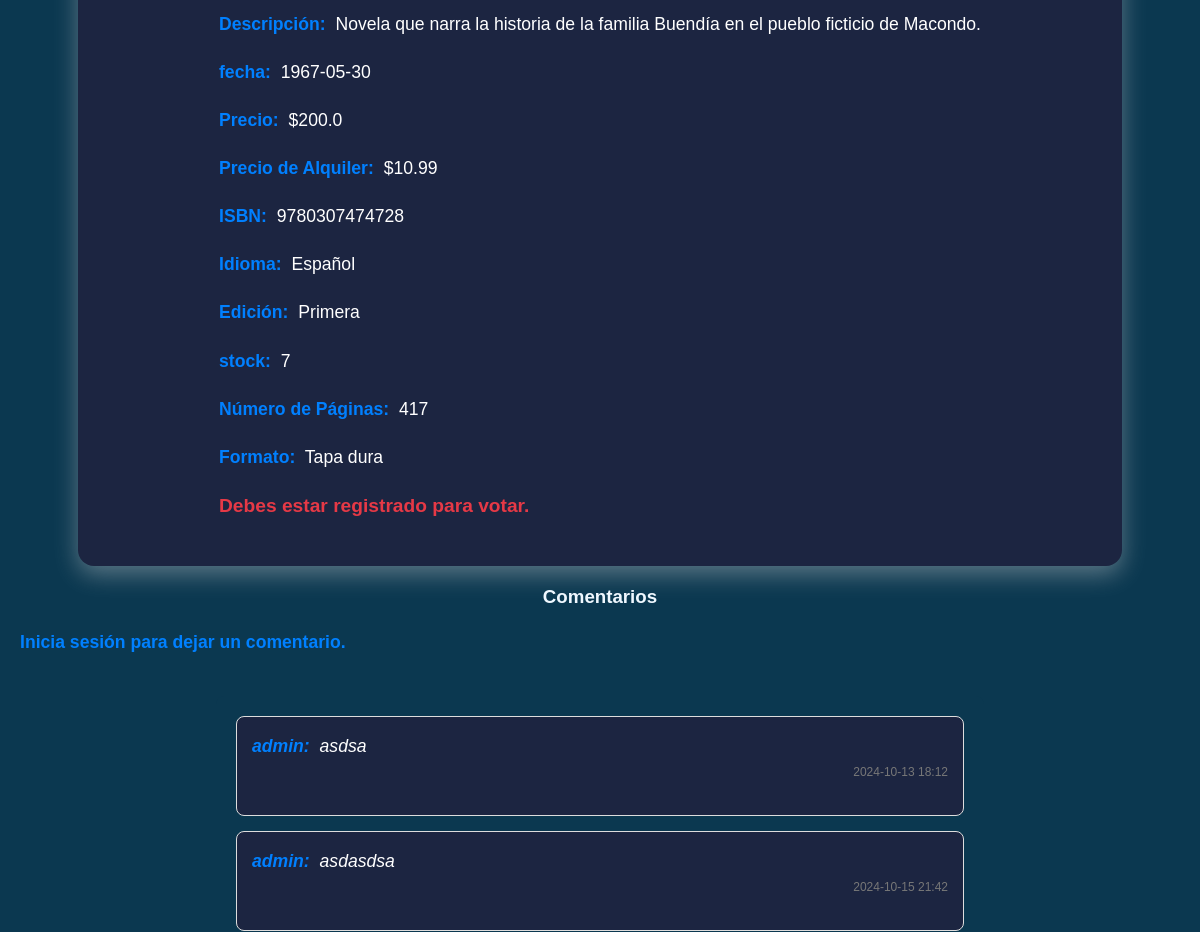
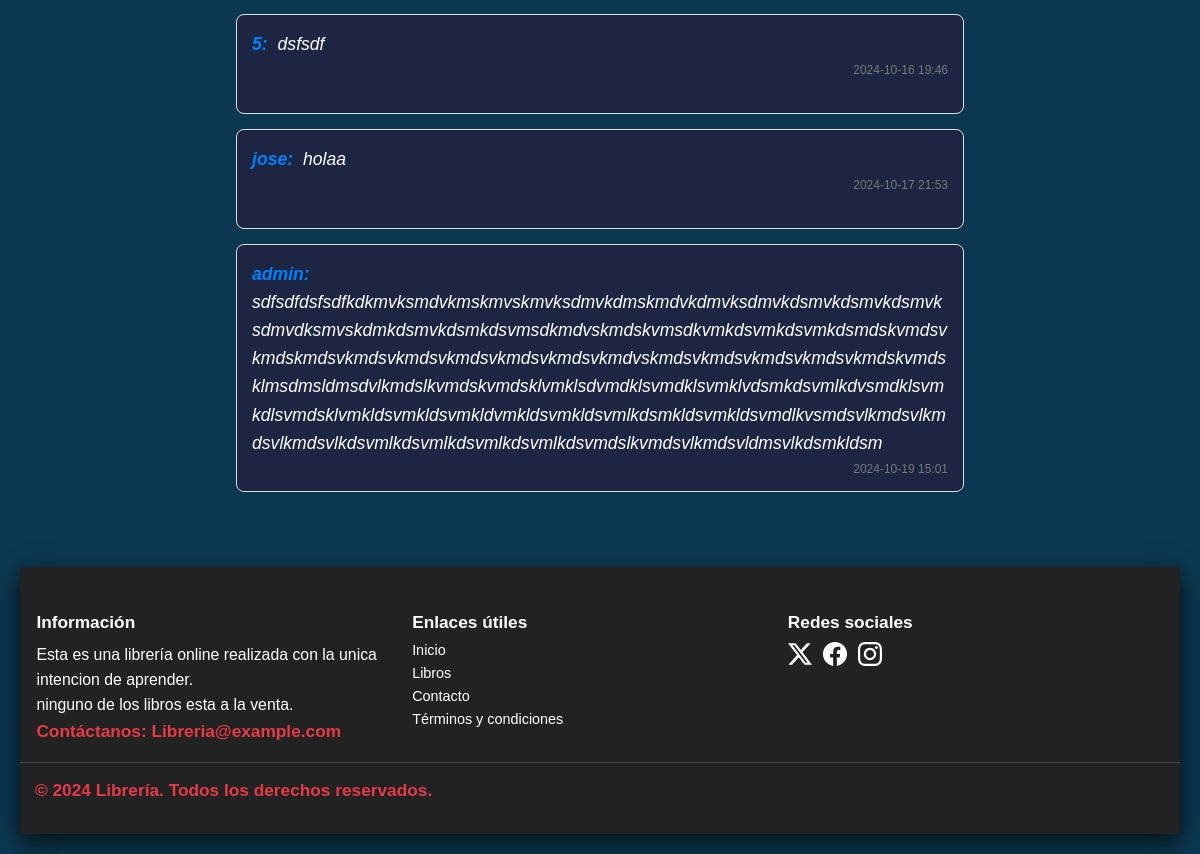
The app's page /libros/1 (lower part), older data (2 pictures, top to bottom).
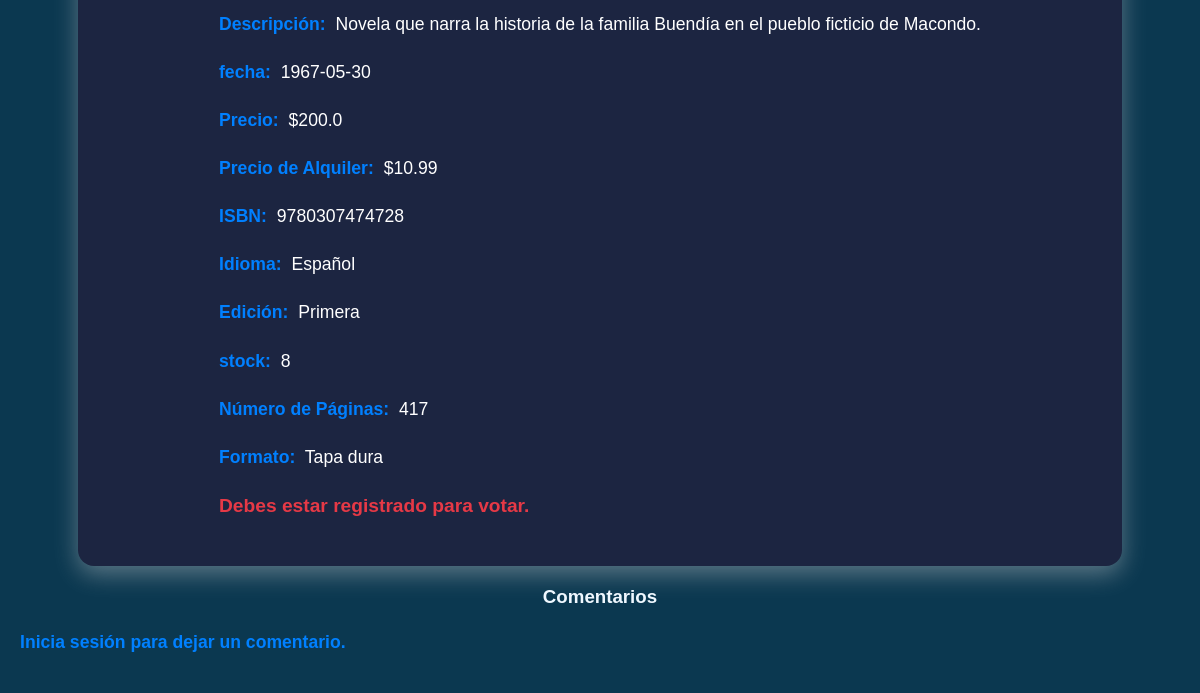
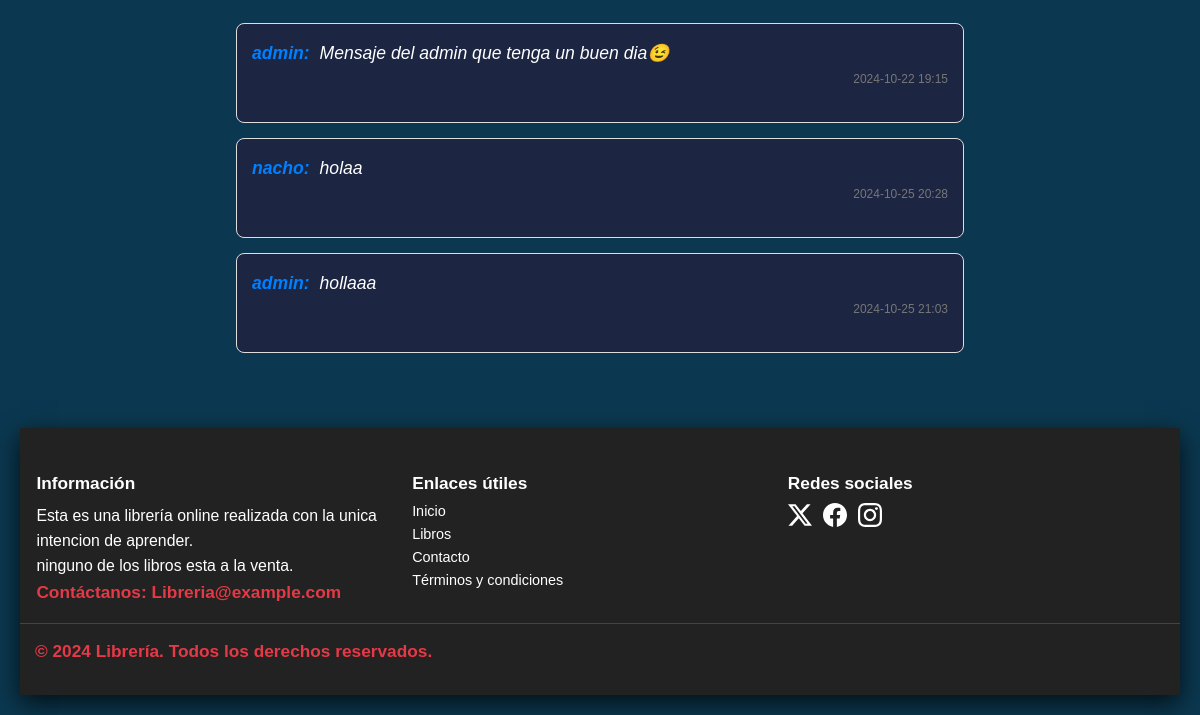
The same page, newer data (2 pictures, top to bottom).
### models/controladordatabase.py (models this page shows, shortened)
class Libros(db.Model):
    __tablename__ = 'Libros'
    id = db.Column(db.Integer, primary_key=True)
    titulo = db.Column(db.String(100), nullable=False)
    descripcion = db.Column(db.Text, nullable=True)
    fecha_emision = db.Column(db.Text, nullable=False, default=date.today)
    stock = db.Column(db.Integer, nullable=False)
    precio = db.Column(db.Float, nullable=False)
    precio_alquiler = db.Column(db.Float, nullable=True)
    img = db.Column(db.String(200), nullable=True, default="sinimagen.jpg")
    id_autor = db.Column(db.Integer, db.ForeignKey('Autores.id'), nullable=False)
    id_genero = db.Column(db.Integer, db.ForeignKey('Generos.id'), nullable=False)
    id_editorial = db.Column(db.Integer, db.ForeignKey('Editorial.id'), nullable=True)
    isbn = db.Column(db.String(13), unique=True, nullable=True)
    idioma = db.Column(db.String(50), nullable=True)
    edicion = db.Column(db.String(50), nullable=True)
    paginas = db.Column(db.Integer, nullable=True)
    fecha_publicacion = db.Column(db.Text, nullable=True,  default=date.today)
    formato = db.Column(db.Enum('Tapa dura', 'Tapa blanda', 'eBook', 'Audiolibro', 'Otro'), nullable=True)
    calificacion_promedio = db.Column(db.Float, nullable=True, default=0.0)
    prestamos = db.relationship('Prestamo', backref='libro', lazy=True)
    comentarios = db.relationship('Comentario', backref='libro', lazy=True)

class Comentario(db.Model):
    __tablename__ = 'Comentarios'
    id = db.Column(db.Integer, primary_key=True)
    id_libro = db.Column(db.Integer, db.ForeignKey('Libros.id'), nullable=False)
    id_usuario = db.Column(db.Integer, db.ForeignKey('Usuario.id'), nullable=False)
    comentario = db.Column(db.Text, nullable=False)
    fecha = db.Column(db.DateTime, default=datetime.utcnow, nullable=False)
    usuario = db.relationship('Usuario', backref='comentarios', lazy=True)

class Usuario(db.Model):
    __tablename__ = 'Usuario'
    id = db.Column(db.Integer, primary_key=True)
    nombre = db.Column(db.String(100), nullable=False)
    correo = db.Column(db.String(100), unique=True, nullable=True)
    contrasena = db.Column(db.String(100), nullable=False)
    tel_cel = db.Column(db.String(20), nullable=True, default='12345678')
    rol = db.Column(db.Enum('admin', 'comun'), nullable=True, default='comun')
    prestamos = db.relationship('Prestamo', backref='usuario', lazy=True)

### routes/libros.py (the view, shortened to what this page needs)
@libros.route('/libros/<int:libro_id>')
def detalle(libro_id):
    libro = Libros.query.get_or_404(libro_id)
    promedio_calificacion = db.session.query(db.func.avg(Votacion.calificacion)).filter(Votacion.id_libro == libro_id).scalar()
    if promedio_calificacion is None:
        promedio_calificacion = 0  # Asigna 0 si no hay calificaciones aún
    if "nombre" not in session:
        return render_template('libros/detalle.html', libro=libro, promedio_calificacion=promedio_calificacion)

### templates/libros/detalle.html (shortened to what this page needs)
{% extends 'layout.html' %}
{% block content %}
<div class="book-card" style="width: 90%;">
<main id="main" class="flexbox-col" style="background-color: var(--color-azul-marino);">
    <p><strong>Descripción:</strong> {{ libro.descripcion }}</p>
    <p><strong>fecha:</strong> {{ libro.fecha_emision if libro.fecha_emision else 'Fecha Desconocida' }}</p>
    <p><strong>Precio:</strong> ${{ libro.precio }}</p>
    <p><strong>Precio de Alquiler:</strong> ${{ libro.precio_alquiler if libro.precio_alquiler else 'N/A' }}</p>
    <p><strong>ISBN:</strong> {{ libro.isbn if libro.isbn else 'Deconocido'}}</p>
    <p><strong>Idioma:</strong> {{ libro.idioma }}</p>
    <p><strong>Edición:</strong> {{ libro.edicion }}</p>
    <p><strong>stock:</strong> {{ libro.stock }}</p>
    <p><strong>Número de Páginas:</strong> {{ libro.paginas }}</p>
    <p><strong>Formato:</strong> {{ libro.formato }}</p>
            {% if "nombre" in session %}
            <h2 style="color: aliceblue;">Puntuar libro</h2>
            <form method="POST" action="{{ url_for('votaciones.votar', libro_id=libro.id) }}" id="ratingForm">
                <div class="rating">
                    <input type="radio" id="star5" name="calificacion" value="5" {% if votacion and votacion.calificacion == 5 %}checked{% endif %}>
                    <label for="star5" title="5 estrellas"></label>
                    <input type="radio" id="star4" name="calificacion" value="4" {% if votacion and votacion.calificacion == 4 %}checked{% endif %}>
                    <label for="star4" title="4 estrellas"></label>
                    <input type="radio" id="star3" name="calificacion" value="3" {% if votacion and votacion.calificacion == 3 %}checked{% endif %}>
                    <label for="star3" title="3 estrellas"></label>
                    <input type="radio" id="star2" name="calificacion" value="2" {% if votacion and votacion.calificacion == 2 %}checked{% endif %}>
                    <label for="star2" title="2 estrellas"></label>
                    <input type="radio" id="star1" name="calificacion" value="1" {% if votacion and votacion.calificacion == 1 %}checked{% endif %}>
                    <label for="star1" title="1 estrella"></label>
                </div>
            </form>
            <script>
                // Agregar un event listener a todos los inputs de radio
                document.querySelectorAll('.rating input').forEach(function(radio) {
                    radio.addEventListener('change', function() {
                        // Enviar el formulario automáticamente cuando se selecciona una estrella
                        document.getElementById('ratingForm').submit();
                    });
                });
            </script>
        {% else %}
            <p>Debes estar registrado para votar.</p>
        {% endif %}
</main>
</div>
    <h3 style="color: aliceblue;">Comentarios</h3>
{% if "nombre" in session %}
    <form method="POST" action="{{ url_for('votaciones.agregar_comentario', libro_id=libro.id) }}">
        <textarea name="comentario" placeholder="Escribe tu comentario aquí..." rows="4" required class="comentariotextarea"></textarea>
        <button type="submit">Comentar</button>
    </form>
{% else %}
    <p><strong>Inicia sesión para dejar un comentario.</strong></p>
{% endif %}
<div class="comments-section">
    {% if libro.comentarios %}
        <ul>
        {% for comentario in libro.comentarios %}
            <li>
                <p><strong>{{ comentario.usuario.nombre }}:</strong> {{ comentario.comentario }}</p>
                <small>{{ comentario.fecha.strftime('%Y-%m-%d %H:%M') }}</small>
            </li>
        {% endfor %}
        </ul>
    {% else %}
        <p>No hay comentarios aún. ¡Sé el primero en comentar!</p>
    {% endif %}
</div>
{% endblock %}

Row changes from the older to the newer data that the page shows:
removed Comentario: usuario.nombre "admin", comentario "asdsa", fecha "2024-10-13 18:12"
removed Comentario: usuario.nombre "admin", comentario "asdasdsa", fecha "2024-10-15 21:42"
removed Comentario: usuario.nombre "5", comentario "dsfsdf", fecha "2024-10-16 19:46"
removed Comentario: usuario.nombre "jose", comentario "holaa", fecha "2024-10-17 21:53"
removed Comentario: usuario.nombre "admin", comentario "sdfsdfdsfsdfkdkmvksmdvkmskmvskmvksdmvkdmskmdvkdmvksdmvkdsmvkdsmvkdsmvksdmvdksmvskdmkdsmvkdsmkdsvmsdkmdvskmdskvmsdkvmkdsvmkdsvmkdsmdskvmdsvkmdskmdsvkmdsvkmdsvkmdsvkmdsvkmdsvkmdvskmdsvkmdsvkmdsvkmdsvkmdskvmdsklmsdmsldmsdvlkmdslkvmdskvmdsklvmklsdvmdklsvmdklsvmklvdsmkdsvmlkdvsmdklsvmkdlsvmdsklvmkldsvmkldsvmkldvmkldsvmkldsvmlkdsmkldsvmkldsvmdlkvsmdsvlkmdsvlkmdsvlkmdsvlkdsvmlkdsvmlkdsvmlkdsvmlkdsvmdslkvmdsvlkmdsvldmsvlkdsmkldsm", fecha "2024-10-19 15:01"
changed Libros "Español": stock "7" → "8"
added Comentario: usuario.nombre "admin", comentario "Mensaje del admin que tenga un buen dia😉", fecha "2024-10-22 19:15"
added Comentario: usuario.nombre "nacho", comentario "holaa", fecha "2024-10-25 20:28"
added Comentario: usuario.nombre "admin", comentario "hollaaa", fecha "2024-10-25 21:03"
